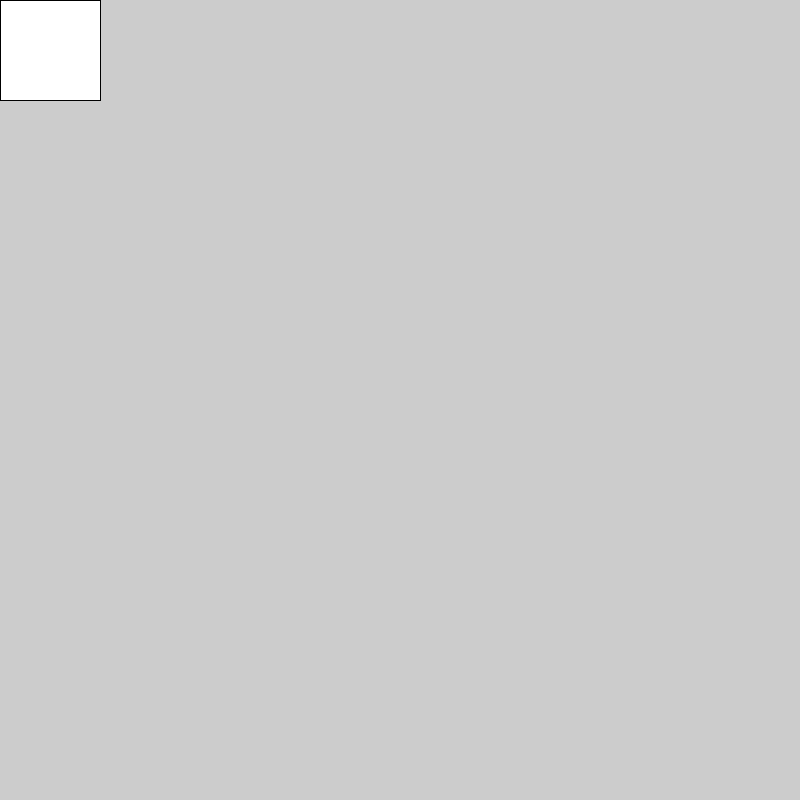
Frame 1 (no input)
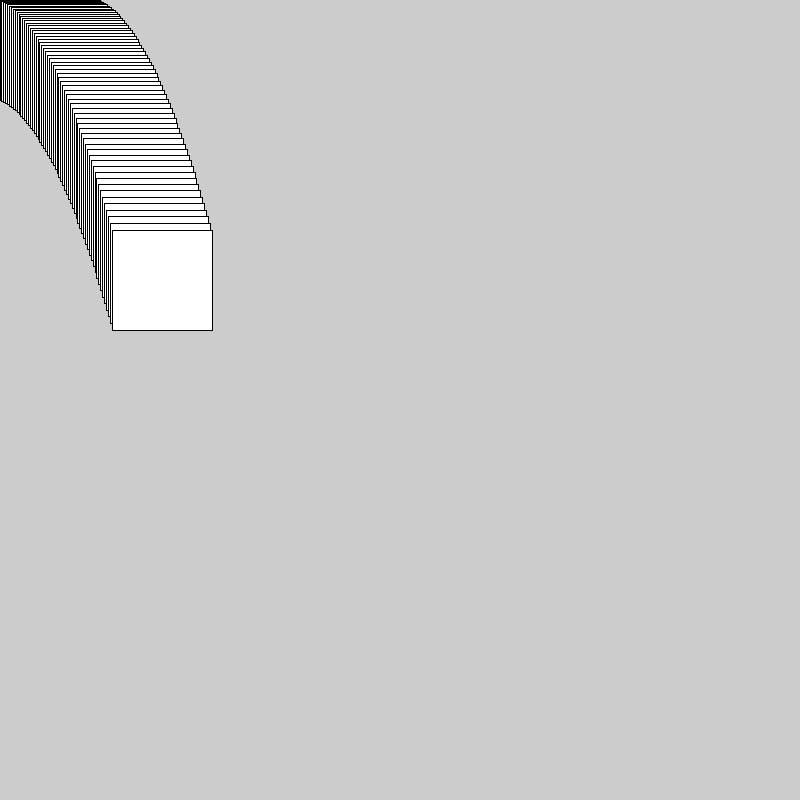
Frame 60 (the mouse pressed at the canvas centre just before this capture)
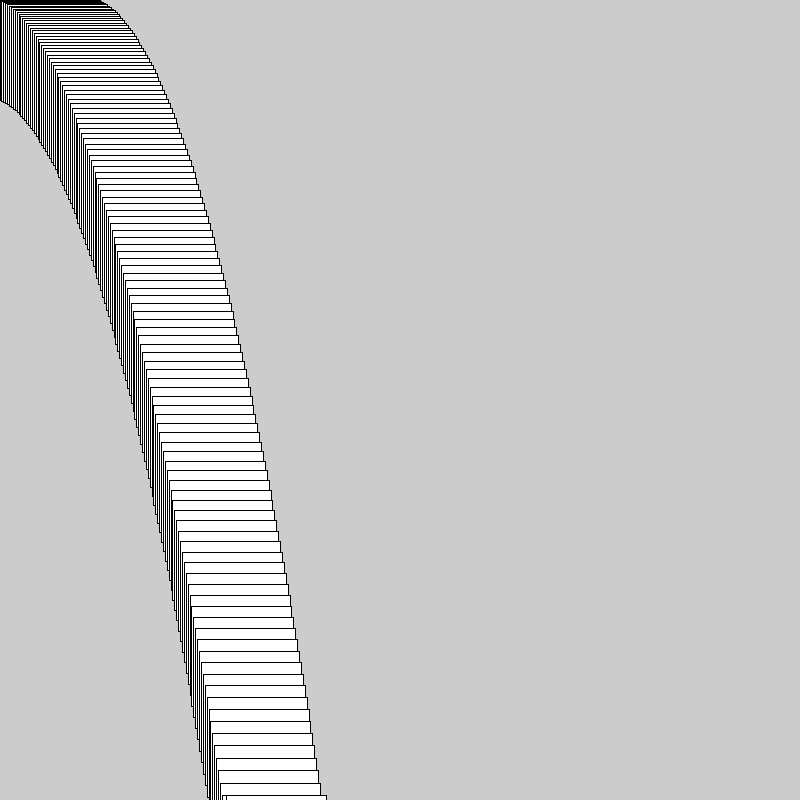
Frame 120 (the mouse held since frame 60 and released just before this capture)

The Processing sketch that drew these frames (run headless with seeded random() and noise(); from frame 60 on, the mouse is pressed at the canvas centre):

// Processing sketch: s08_float_coords
// ── s08_float_coords.pde
void setup() {
  size(800,800);
}

float x = 0, y = 0;
float dx = 1.9, dy = 1;
float g = -.1;
void draw(){
  rect(x,y,100,100);
  x += dx; y += dy;
  if (x < 0 || x >= width)
    dx = -dx;
  if (y < 0 || y >= height)
    dy = -dy; 
  dy = dy - g;
}
